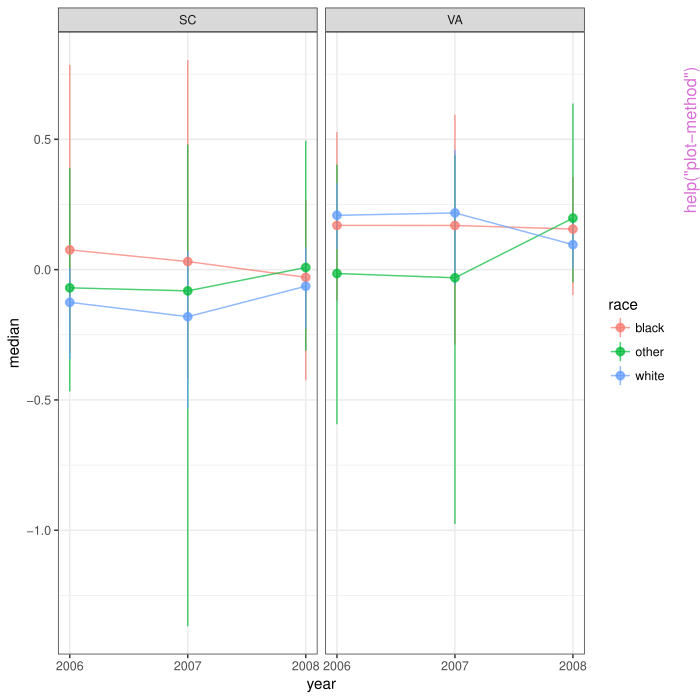

Here is the R script that generated this plot:
pkgname <- "dgo"
source(file.path(R.home("share"), "R", "examples-header.R"))
options(warn = 1)
library('dgo')

base::assign(".oldSearch", base::search(), pos = 'CheckExEnv')
cleanEx()
nameEx("dgirtfit-class")
### * dgirtfit-class

flush(stderr()); flush(stdout())

### Name: dgirtfit-class
### Title: Class 'dgirtfit': a class for fitted DGIRT modelsf
### Aliases: dgirtfit dgirtfit-class

### ** Examples

data(toy_dgirtfit)
# summarize the fitted results
summary(toy_dgirtfit, pars = 'xi')

# get posterior means with a convenience function
get_posterior_mean(toy_dgirtfit, pars = 'theta_bar')

# generally apply functions to posterior samples after warmup; n.b.
# `as.array` is iterations x chains x parameters so `MARGIN = 3` applies
# `FUN` over iterations and chains
apply(as.array(toy_dgirtfit, pars = 'xi'), 3, mean)

# access the posterior samples
as.array(toy_dgirtfit, pars = 'theta_bar')
as.data.frame(toy_dgirtfit, pars = 'theta_bar')
extract(toy_dgirtfit, pars = 'theta_bar')



cleanEx()
nameEx("dgirtfit-methods")
### * dgirtfit-methods

flush(stderr()); flush(stdout())

### Name: show,dgirtfit-method
### Title: 'print' method for 'dgirtfit-class' objects
### Aliases: as.data.frame.dgirtfit get_elapsed_time,dgirtfit-method
###   get_posterior_mean,dgirtfit-method print,dgirtfit-method
###   print.dgirtfit rhats rhats,dgirtfit-method show,dgirtfit-method
###   summarize summarize,dgirtfit-method summary,dgirtfit-method

### ** Examples

# access posterior samples
as.data.frame(toy_dgirtfit, pars = 'theta_bar')
rhats(toy_dgirtfit)



cleanEx()
nameEx("dgirtin-class")
### * dgirtin-class

flush(stderr()); flush(stdout())

### Name: dgirtin-class
### Title: Class 'dgirtIn': data prepared for modeling with 'dgirt'
### Aliases: dgirtIn-method, dgirtin-class dgirtin-class, get_item_n
###   get_item_n, get_item_n,dgirtIn-method get_item_names get_item_names,
###   get_item_names,dgirtIn-method get_n get_n, get_n,dgirtIn-method print
###   print,dgirtIn-method print.dgirtIn, show,dgirtIn-method summary
###   summary,dgirtIn-method

### ** Examples

get_item_names(toy_dgirt_in)
get_n(toy_dgirt_in)
get_n(toy_dgirt_in, by = "year")
get_n(toy_dgirt_in, by = "source")
get_item_n(toy_dgirt_in)
get_item_n(toy_dgirt_in, by = "year")
get_item_names(toy_dgirt_in)
# respondent count
get_n(toy_dgirt_in)

# respondent count by year
get_n(toy_dgirt_in, by = "year")

# respondent count by survey identifier
get_n(toy_dgirt_in, by = "source")

get_item_n(toy_dgirt_in)
get_item_n(toy_dgirt_in, by = "year")



cleanEx()
nameEx("opinion")
### * opinion

flush(stderr()); flush(stdout())

### Name: opinion
### Title: 'dgirt' example data: item responses
### Aliases: opinion

### ** Examples

opinion



cleanEx()
nameEx("plot-method")
### * plot-method

flush(stderr()); flush(stdout())

### Name: dgirt_plot
### Title: 'dgirt_plot': plot 'dgirtfit'-class objects
### Aliases: dgirt_plot dgirt_plot,data.frame-method
###   dgirt_plot,dgirtfit-method plot,dgirtfit,missing-method plot_rhats
###   plot_rhats,dgirtfit-method

### ** Examples

dgirt_plot(toy_dgirtfit)
dgirt_plot(toy_dgirtfit, y_min = NULL, y_max = NULL)
p <- dgirt_plot(toy_dgirtfit)
p %+% ylab("posterior median")
data(state_year_targets)
ps <- poststratify(toy_dgirtfit, state_year_targets, strata_names =
                   c("state", "year"), aggregated_names = "race")
dgirt_plot(ps, group_names = NULL, time_name = "year", geo_name = "state")

plot(toy_dgirtfit)
plot_rhats(toy_dgirtfit)
plot_rhats(toy_dgirtfit, facet_vars = c("race", "state")) +
  scale_x_continuous(breaks = seq.int(2006, 2008))



cleanEx()
nameEx("poststratify")
### * poststratify

flush(stderr()); flush(stdout())

### Name: poststratify
### Title: 'poststratify': reweight and aggregate estimates
### Aliases: poststratify poststratify,data.frame-method
###   poststratify,dgirtfit-method

### ** Examples


data(toy_dgirtfit)

# the stratifying variables should uniquely identify proportions in the
# target data; to achieve this, sum over the other variables
targets <- aggregate(proportion ~ state + year + race, targets, sum)

# the dgirtfit method of poststratify takes a dgirtfit object, the target
# data, the names of variables that define population strata, and the  names
# of variables to be aggregated over
post <- poststratify(toy_dgirtfit, targets, c("state", "year"), "race")



cleanEx()
nameEx("shape")
### * shape

flush(stderr()); flush(stdout())

### Name: shape
### Title: 'shape': prepare data for modeling with 'dgirt'
### Aliases: shape

### ** Examples

# model individual item responses
data(opinion)
opinion$respondent = 1:nrow(opinion)
shaped_responses <- shape(opinion,
                          item_names = "abortion",
                          time_name = "year",
                          geo_name = "state",
                          group_names = "race",
                          weight_name = "weight",
                          survey_name = "source",
                          id_vars = 'respondent')
# summarize result)
summary(shaped_responses)

# check sparseness of data to be modeled
get_item_n(shaped_responses, by = "year")




cleanEx()
nameEx("state_year_targets")
### * state_year_targets

flush(stderr()); flush(stdout())

### Name: state_year_targets
### Title: 'dgirt' example data: state-year population targets
### Aliases: state_year_targets

### ** Examples

head(state_year_targets)



cleanEx()
nameEx("states")
### * states

flush(stderr()); flush(stdout())

### Name: states
### Title: 'dgirt' example data: state demographics
### Aliases: states

### ** Examples

states



cleanEx()
nameEx("targets")
### * targets

flush(stderr()); flush(stdout())

### Name: targets
### Title: 'dgirt' example data: U.S. population targets
### Aliases: targets

### ** Examples

targets



cleanEx()
nameEx("toy_dgirt_in")
### * toy_dgirt_in

flush(stderr()); flush(stdout())

### Name: toy_dgirt_in
### Title: Class 'dgirtIn': a minimal example object
### Aliases: toy_dgirt_in

### ** Examples

toy_dgirt_in



cleanEx()
nameEx("toy_dgirtfit")
### * toy_dgirtfit

flush(stderr()); flush(stdout())

### Name: toy_dgirtfit
### Title: Class 'dgirtfit': a minimal example object
### Aliases: toy_dgirtfit

### ** Examples

toy_dgirtfit



### * <FOOTER>
###
options(digits = 7L)
base::cat("Time elapsed: ", proc.time() - base::get("ptime", pos = 'CheckExEnv'),"\n")
grDevices::dev.off()
###
### Local variables: ***
### mode: outline-minor ***
### outline-regexp: "\\(> \\)?### [*]+" ***
### End: ***
quit('no')
